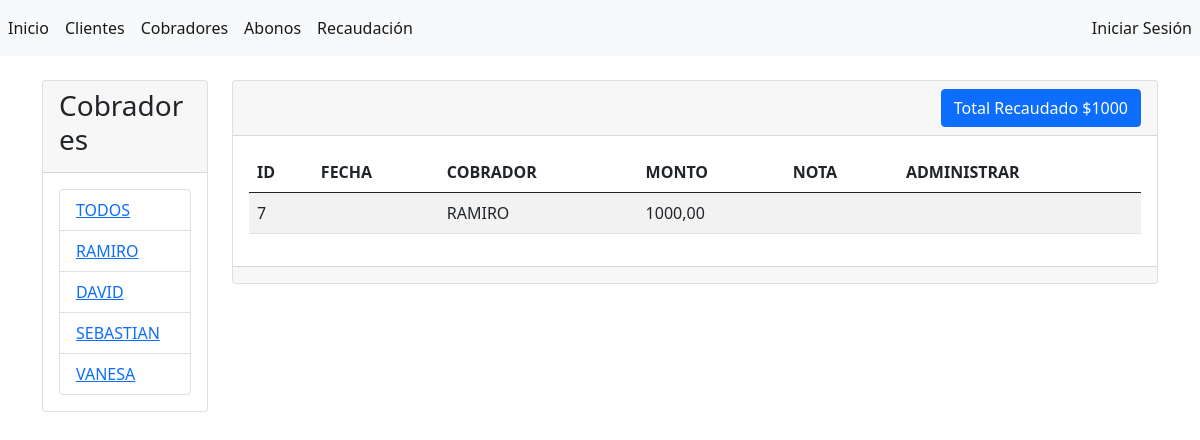
The app's page /recaudaciones/, older data.
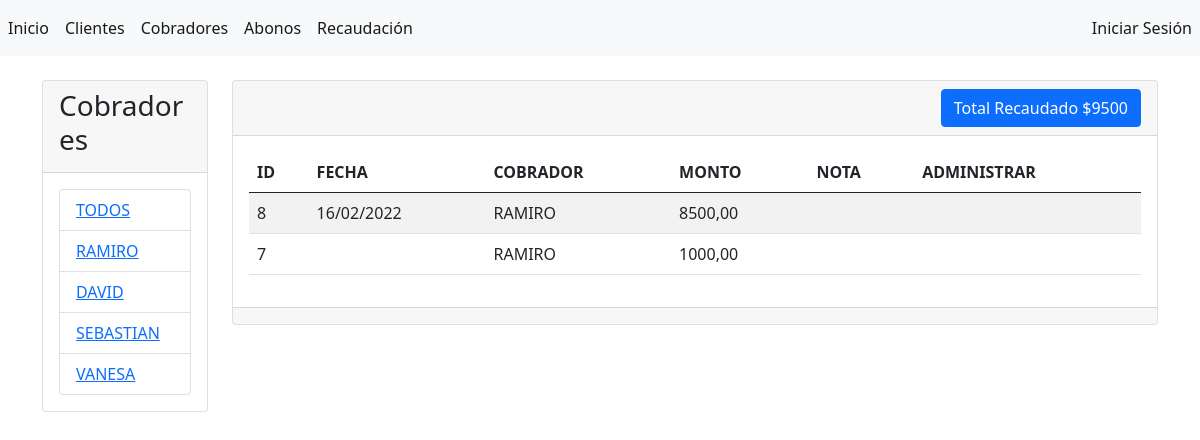
The same page, newer data.
### abonos/models.py (models this page shows, shortened)
class Cobrador(models.Model):
    nombre = models.CharField(max_length=45, verbose_name="nombre")
    activo = models.BooleanField(default=True, verbose_name="activo")
    usuario = models.ForeignKey(User,null=True, on_delete=SET_NULL)
    creado = models.DateTimeField(auto_now_add=True)
    modificado = models.DateTimeField(auto_now=True)
    class Meta:
        verbose_name = "Cobrador"
        verbose_name_plural = "Cobradores"
        ordering = ['-modificado', '-creado']
        unique_together = ['nombre']

class Recaudacion(models.Model):
    cobrador = models.ForeignKey(
        'Cobrador',
        blank=False,
        null=True,
        on_delete=SET_NULL
        )
    fecha = models.DateTimeField(
        blank=True,
        null=True,
        default= datetime.now,
        verbose_name="fecha"
        )
    monto = models.DecimalField(
        max_digits=10,
        decimal_places=2,
        default=0.00,
        verbose_name="monto"
        )
    nota = models.CharField(
        max_length=100,
        blank=True,
        verbose_name="nota"
        )
    creado = models.DateTimeField(auto_now_add=True)
    modificado = models.DateTimeField(auto_now=True)
    class Meta:
        verbose_name = "Recaudación"
        verbose_name_plural = "Recaudaciones"
        ordering = ['-modificado', '-creado']

### abonos/views.py (the view)
# urls.py: path('recaudaciones/', views.recaudaciones, name='recaudaciones'),
def recaudaciones(request):
    if request.GET.get('query_cobrador') != None:
        query_cobrador = request.GET.get('query_cobrador')
        recaudaciones = Recaudacion.objects.filter(cobrador__id=query_cobrador).order_by('-creado')
    if request.GET.get('query_cobrador') == None:
        recaudaciones = Recaudacion.objects.all().order_by('-creado')
    suma_monto = recaudaciones.aggregate(monto=Sum('monto'))
    cobradores = Cobrador.objects.all()
    context = {
        'recaudaciones': recaudaciones,
        'cobradores': cobradores,
        'suma_monto': suma_monto
    }
    return render(request, 'recaudaciones/index.html', context)

### abonos/templates/recaudaciones/index.html (shortened to what this page needs)
{% extends "base.html" %}
{% block sidebar %}
<div class="card">
    <div class="card-header">
        <h3>Cobradores</h3>
    </div>
    <div class="card-body">
        <div class="list-group">
            <li class="list-group-item"><a href="{% url 'recaudaciones' %}">TODOS</a></li>
            {% for cobrador in cobradores %}
            <li class="list-group-item"><a href="{% url 'recaudaciones' %}?query_cobrador={{cobrador.id}}">{{ cobrador.nombre }}</a></li>
            {% endfor %}
        </div>
    </div>
</div>
<br>
{% endblock %}
{% block contenido %}
<div class="card">
    <div class="card-header d-flex justify-content-end">
        <a name="" id="" class="btn btn-primary" href="#">Total Recaudado ${{suma_monto.monto}}</a>
    </div>
    <div class="card-body">
        <table class="table table-striped table-hover">
            <thead>
                <tr>
                    <th>ID</th>
                    <th>FECHA</th>
                    <th>COBRADOR</th>
                    <th>MONTO</th>
                    <th>NOTA</th>
                    <th>ADMINISTRAR</th>
                </tr>
            </thead>
            <tbody>
                {% for recaudacion in recaudaciones %}
                <tr>
                    <td>{{ recaudacion.id }}</td>
                    <td>{{ recaudacion.fecha|date:"d/m/Y" }}</td>
                    <td>{{ recaudacion.cobrador.nombre }}</td>
                    <td>{{ recaudacion.monto }}</td>
                    <td>{{ recaudacion.nota }}</td>
                    <td>
                    </td>
                </tr>
                {% endfor %}
            </tbody>
        </table>
    </div>
    <div class="card-footer text-muted">
    </div>
</div>
{% endblock %}

Row changes from the older to the newer data that the page shows:
added Recaudacion: id "8", fecha "16/02/2022", cobrador.nombre "RAMIRO", monto "8500,00"
Text that changed along with them:
{{ suma_monto.monto }}: "1000" → "9500"
